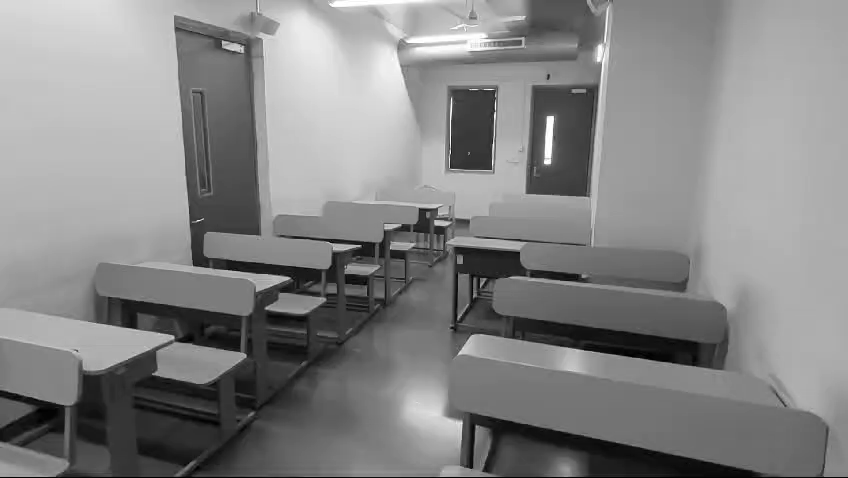
#> input picture background/frame_0.png, 848 x 478 px, found by its file name; its folder holds only this picture in this run
$ python organize_data.py
#> lines starting #> are read from the running program, lines starting #| are printed output that depends on the picture
import os
import cv2 as cv
import numpy as np

def resize_togray(img):
    img_gray = cv.cvtColor(img, cv.COLOR_BGR2GRAY)
    img_gray = cv.resize(img_gray, (512, 512), interpolation= cv.INTER_AREA)

    return img_gray

background_dir = r'dataset_whatsapp\background'
people_dir = r'dataset_whatsapp\background_people'

save_dir = 'data'
background_save_dir = os.path.join(save_dir, 'background')
people_save_dir = os.path.join(save_dir, 'people')

if not os.path.exists(save_dir):
    os.makedirs(save_dir)

if not os.path.exists(background_save_dir):
    os.makedirs(background_save_dir)

if not os.path.exists(people_save_dir):
    os.makedirs(people_save_dir)


for background in os.listdir(background_dir):
    people_bg_dir = os.path.join(people_dir, background[:-4])
    people_bg_save_dir = os.path.join(people_save_dir, background[:-4])

    bg_img_path = os.path.join(background_dir, background)

    background_img = cv.imread(bg_img_path)
#> background_img is the input picture: shape (478, 848, 3); min 0, max 255, mean 132.6
    background_gray = resize_togray(background_img)
#> in resize_togray, `img_gray = cv.resize(img_gray, (512, 512), interpolation= cv.INTER_AREA)`:
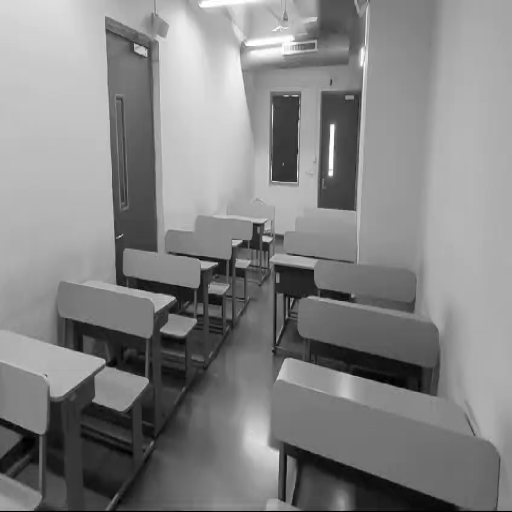
#> img_gray: shape (512, 512); min 0, max 255, mean 132.5

    cv.imwrite(os.path.join(background_save_dir, f'{background[:-4]}.png'), background_gray)

#> (the run stopped early here; a loop or call above may not have finished)
